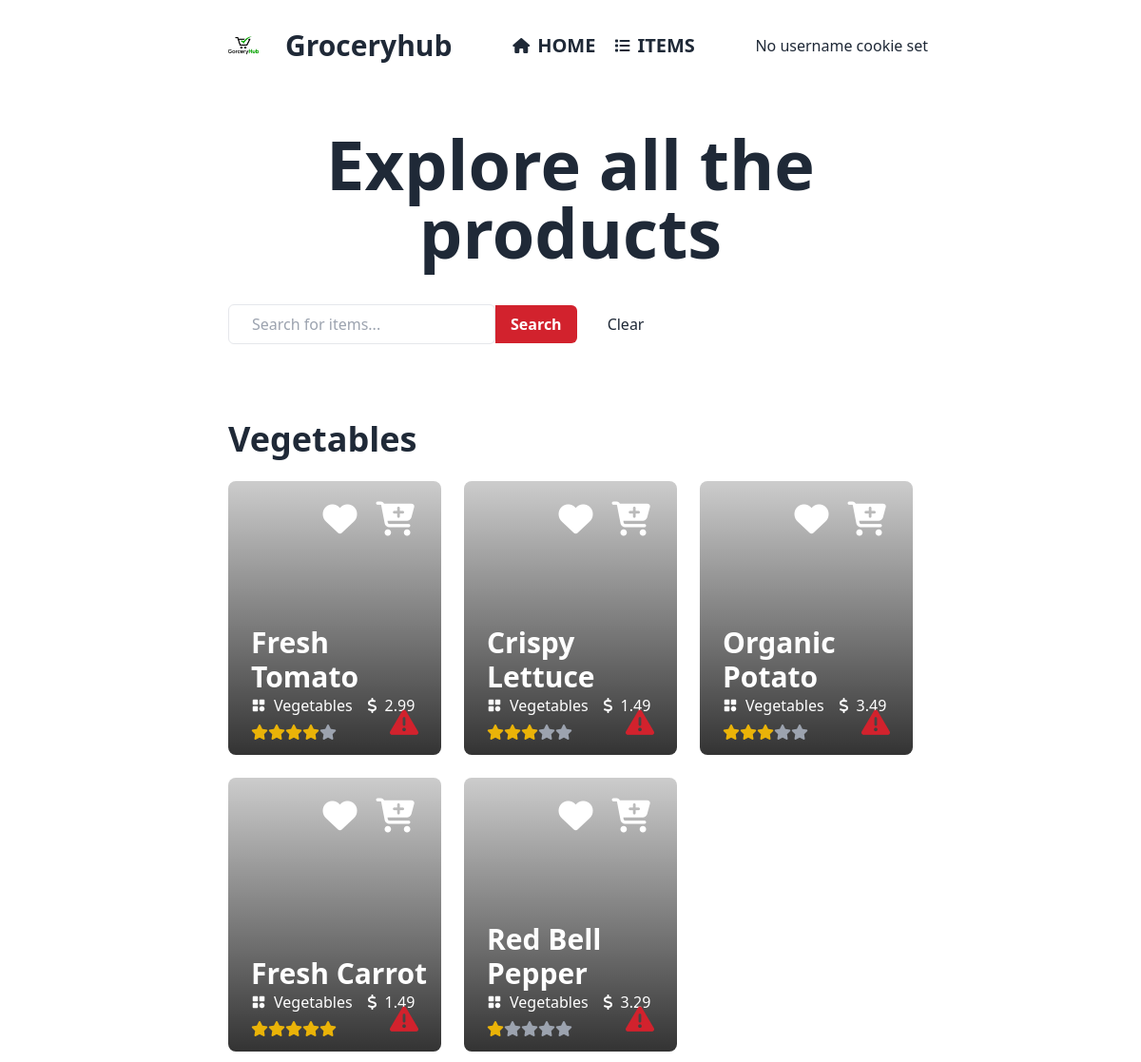
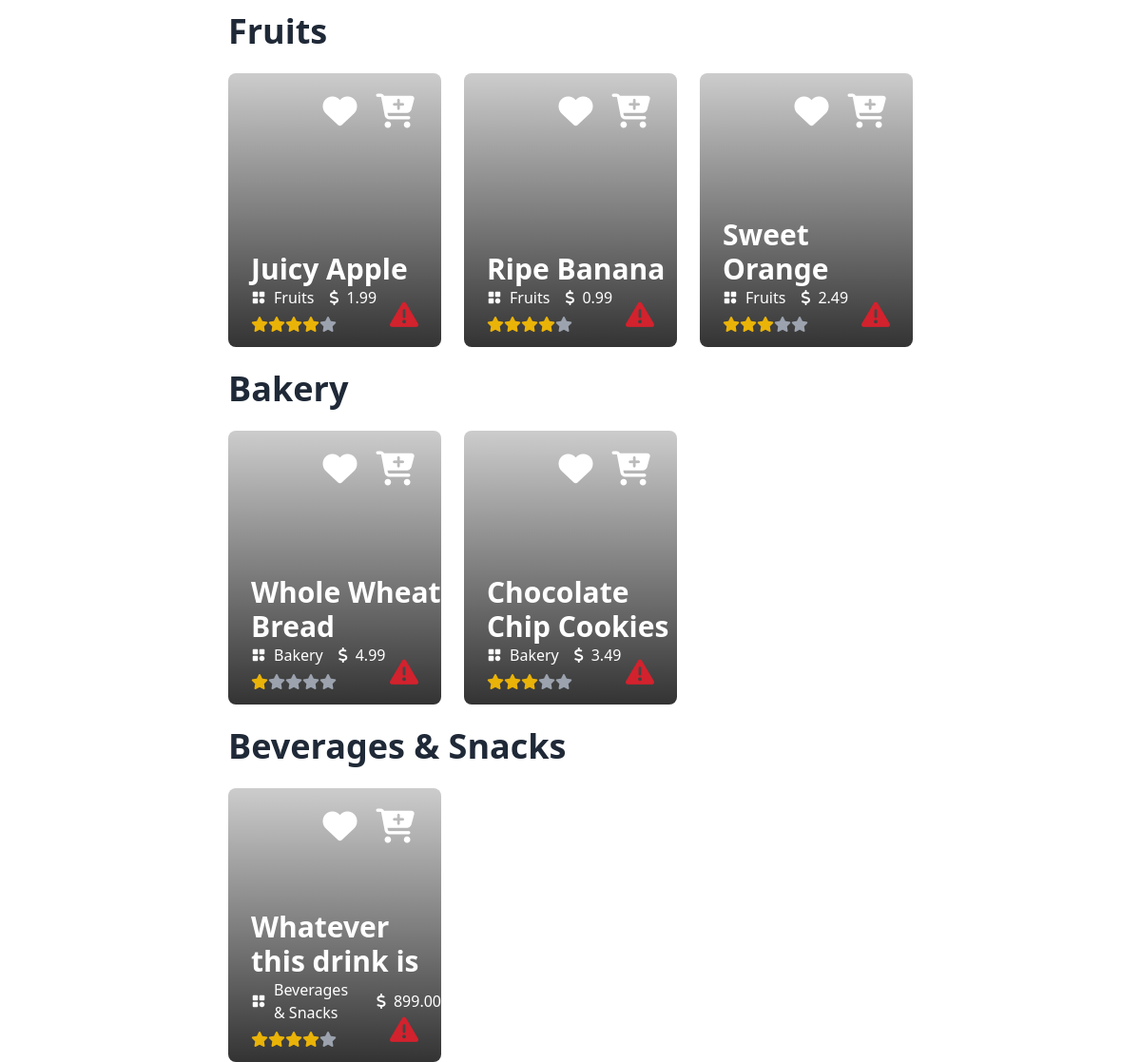
Before: /src/viewer/allItems.php with the older database file (2 pictures, top to bottom).
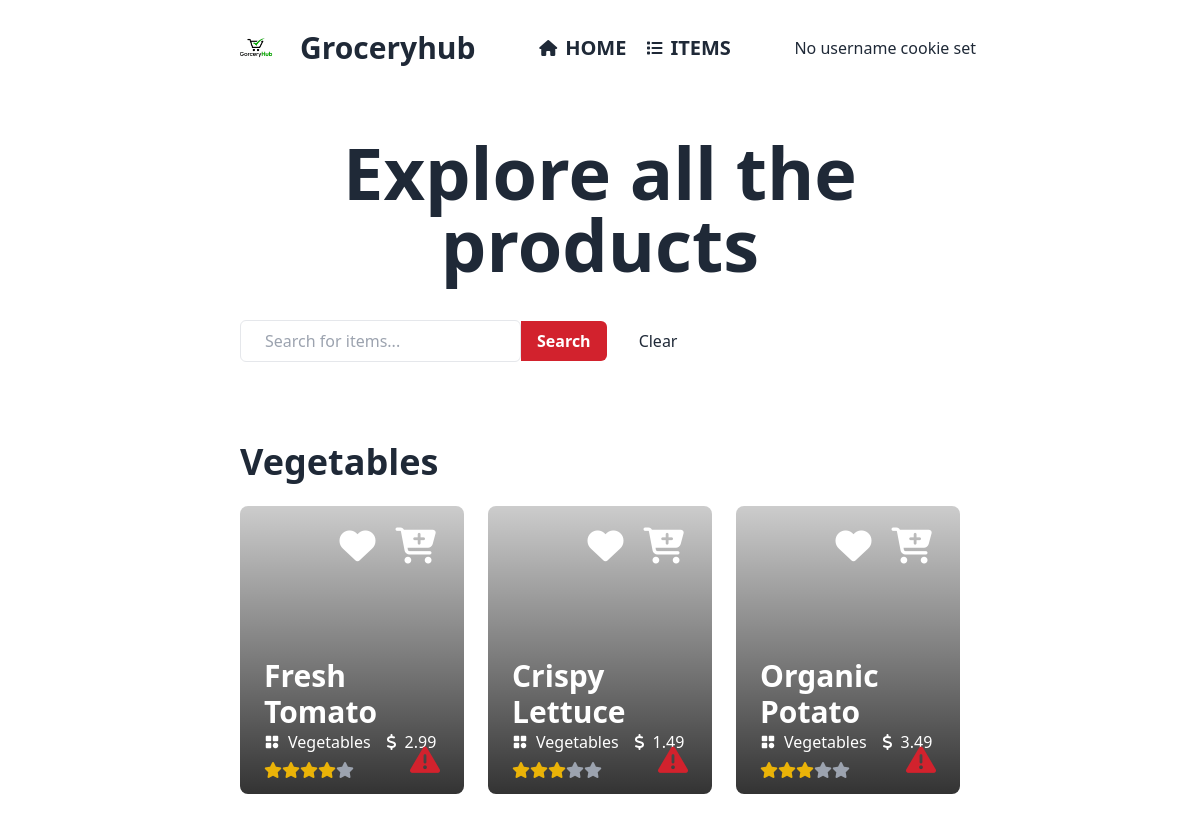
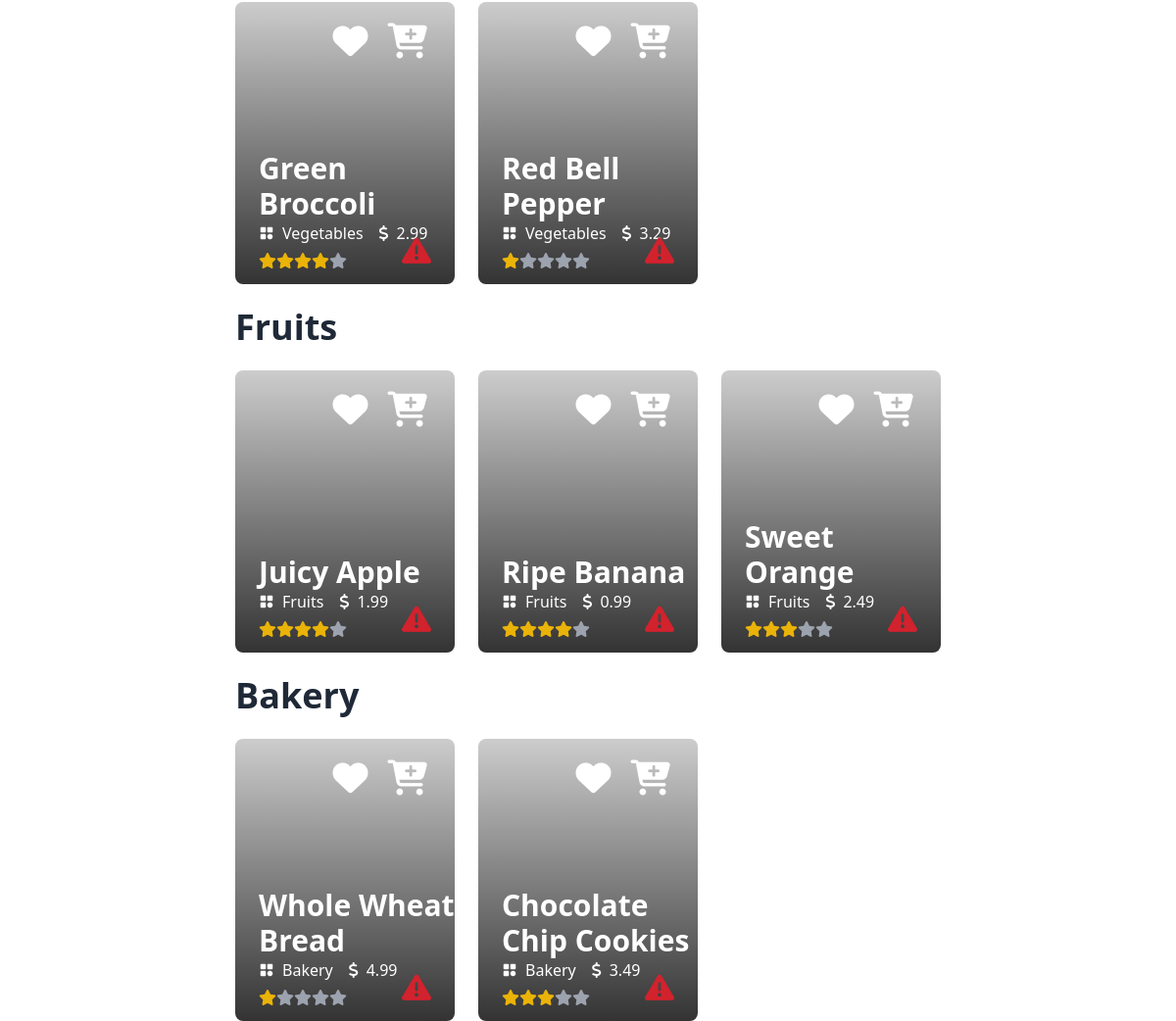
After: the same page with the newer database file (2 pictures, top to bottom).
### tables this page shows
CREATE TABLE `products` (
  `productId` int(11) NOT NULL,
  `name` varchar(50) NOT NULL,
  `imgurl` varchar(60) DEFAULT NULL,
  `price` decimal(10,2) NOT NULL,
  `ammount` text DEFAULT NULL,
  `publishdate` date NOT NULL,
  `selleremail` varchar(60) DEFAULT NULL,
  `cartcount` int(11) DEFAULT NULL,
  `category` varchar(50) NOT NULL,
  `status` varchar(20) DEFAULT NULL,
  `rating` float DEFAULT NULL,
  `numOfPeople` int(11) DEFAULT 0
);

### src/viewer/allItems.php (the view, shortened to what this page needs)
<!DOCTYPE html>
<html data-theme="light" lang="en" style="scroll-behavior: smooth;">
<head>
    <link href="https://cdn.jsdelivr.net/npm/daisyui@4.7.3/dist/full.min.css" rel="stylesheet" type="text/css" />
    <script src="https://cdn.tailwindcss.com"></script>
</head>
<body>
    <header>
      <?php include 'navbar1.php'; ?>
    </header>
    <main>
        <section class="px-[15rem]">
            <h1 class="text-center text-7xl font-extrabold my-10">
                Explore all the products
            </h1>
            <form method="post" class="my-10 flex items-center">
              <input class="px-6 py-2 rounded-md border border-solid" type="text" name="searchTerm" placeholder="Search for items..." required>
              <button type="submit" class="rounded-r-md px-4 py-2 bg-[#D2222D] text-white font-semibold" name="search">Search</button>
              <button type="reset" class="ml-8" onclick="window.location.href='allItems.php';">Clear</button>
            </form>
            <?php
            require('DBconnect.php');
            $customeremail = $_COOKIE['email'];
            $categoriesQuery = "SELECT DISTINCT category FROM products WHERE status = 'published'";
            $categoriesResult = mysqli_query($conn, $categoriesQuery);
            if (mysqli_num_rows($categoriesResult) > 0) {
                while ($categoryRow = mysqli_fetch_assoc($categoriesResult)) {
                    $category = $categoryRow['category'];
                    echo "<h2 class='text-4xl font-bold my-6'>$category</h2>";
                    echo "<div class='grid grid-cols-3 gap-6'>";
                    $query = "SELECT * FROM products WHERE status = 'published' AND category = '$category'";
                    $result = mysqli_query($conn, $query);
                    if (mysqli_num_rows($result) > 0) {
                        while ($row = mysqli_fetch_assoc($result)) {
                            $productName = $row['name'];
                            $productPrice = $row['price'];
                            $productImage = $row['imgurl'];
                            $productcategory = $row['category'];
                            $productid = $row['productId'];
                            $productRating = (int)$row['rating'];
            ?>
                            <div class='w-full h-72 rounded-lg relative' style='background-image: linear-gradient(to top,rgba(0, 0, 0, 0.8), rgba(0, 0, 0, 0.2)),url(<?php echo $productImage ?>); background-size: cover; background-repeat: no-repeat;'>
                                <div class='flex items-center absolute top-4 right-6'>
                                    <?php if ($_COOKIE['role'] != 'seller'): ?>
                                    <div class="mr-4">
                                        <?php
                                        $sql = "SELECT * FROM wishlist WHERE productId = '$productid' AND customer_email = '$customeremail'";
                                        $wishlistResult = mysqli_query($conn, $sql);
                                        if (mysqli_num_rows($wishlistResult) > 0) {
                                        ?>
                                            <i class="fa-solid fa-heart text-4xl text-[#2aff2a] cursor-pointer"></i>
                                        <?php
                                        } else {
                                        ?>
                                            <i onclick="handleWishlist('<?php echo $productid ?>', '<?php echo $customeremail ?>')" class="fa-solid fa-heart text-4xl text-white hover:text-[#FFBF00] cursor-pointer"></i>
                                        <?php
                                        }
                                        ?>
                                    </div>
                                    <div class="dropdown dropdown-end">
                                        <div tabindex="0" role="button" class="m-1"><i class='fa-solid fa-cart-plus text-4xl text-white hover:text-[#FFBF00] hover pointer'></i></div>
                                    </div>
                                    <?php endif; ?>
                                </div>
                                <div class='flex flex-col justify-start absolute bottom-4 left-6'>
                                    <h1 class='text-3xl font-bold text-white'><?php echo $productName ?></h1>
                                    <div class='flex flex-row items-center mb-2'>
                                        <p class='text-white mr-4 flex items-center gap-2'><img class='w-4 h-4' src='../ICON/categories.png'><?php echo $productcategory ?></p>
                                        <p class='text-white flex items-center gap-2'><i class='fa-solid fa-dollar-sign'></i><?php echo $productPrice ?></p>
                                    </div>
                                    <div onclick="document.getElementById('rating_modal_<?php echo $productid; ?>').showModal()" class='flex items-center cursor-pointer'>
                                        <?php for ($i = 1; $i <= 5; $i++) : ?> <?php if ($i <= $productRating) : ?>
                                            <i class="fa-solid fa-star text-yellow-500"></i>
                                        <?php else : ?>
                                            <i class="fa-solid fa-star text-gray-400"></i>
                                        <?php endif; ?>
                                        <?php endfor; ?>
                                    </div>
                                </div>
                                <div class="absolute bottom-4 right-6">
                                    <i onclick="document.getElementById('my_modal_1').setAttribute('open', 'true')" class="fa-solid fa-triangle-exclamation text-[#D2222D] text-3xl cursor-pointer"></i>
                                </div>
                            </div>
            <?php
                        }
                    } else {
                        echo "Oops.....No products found in this category.";
                    }
                    echo "</div>";
                }
            } else {
                echo "Oops.....No categories found.";
            }
            ?>
        </section>
    </main>
</body>
</html>

### src/viewer/navbar1.php (shortened to what this page needs)
<nav class="h-24 px-56 flex justify-between items-center">
    <div class="flex items-center">
        <img class="h-16 w-16" src="../../ICON/logo.png" alt="">
        <h1 class="text-3xl font-bold ml-3">Groceryhub</h1>
    </div>
    <div class="flex items-center">
        <div class="flex items-center hover:text-redSecondary">
            <i class="fa-solid fa-house fa-rotate-by mr-2"></i>
            <a href="customerHome.php" class="text-xl font-semibold uppercase">Home</a>
        </div>
        <div class="flex items-center ml-5 hover:text-redSecondary">
            <i class="fa-solid fa-list mr-2"></i>
            <a href="allItems.php" class="text-xl font-semibold uppercase">Items</a>
        </div>
    </div>
    <div>
        <?php
        if(isset($_COOKIE['userID'])) {
            $username = $_COOKIE['username'];
            ?>
            <div class='flex items-center'>
                <?php
                    if(isset($_COOKIE['loyaltyPoints'])) {
                        $loyaltyPoints = $_COOKIE['loyaltyPoints'];
                        echo "
                        <img src='../../ICON/purepng.com-gold-coinsflatcoinsroundmetalgoldclipart-1421526479543zg85n.png' class='w-8 h-8 mr-4' alt=''>
                        <h1 class='text-xl font-semibold uppercase mr-6'>$loyaltyPoints</h1>";
                    } else if(isset($_COOKIE['revenue'])) {
                        $revenue = $_COOKIE['revenue'];
                        echo "
                        <img src='../../ICON/png-transparent-gold-coin-gold-coins-gold-gold-label-material-thumbnail.png' class='w-8 h-8 mr-4' alt=''>
                        <h1 class='text-xl font-semibold uppercase mr-6'>$$revenue</h1>";
                    }
                ?>
                <i class='fa-solid fa-user mr-2 text-2xl'></i>
                <h1 class='text-xl font-semibold uppercase mr-4'><a href='profile.php'><?php echo $username ?></a></h1>
                <button onclick='handleSignout()' class='bg-[#D2222D] text-white block px-6 py-3 rounded-md uppercase font-semibold'>logout</button>
            </div>
        <?php
        } else {
            echo "No username cookie set";
        }
        ?>
    </div>
</nav>

Changed rows visible on the page:
removed products: name "Fresh Carrot", category "Vegetables", price "1.49", rating 5 (drawn)
no longer on this page (row edited): products: name "Whatever this drink is", category "Beverages & Snacks", price "899.00", rating 4.5 (drawn)
now on this page (row edited): products: name "Green Broccoli", category "Vegetables", price "2.99", rating 4 (drawn)
Other visible differences:
list line gone: "Beverages & Snacks"
